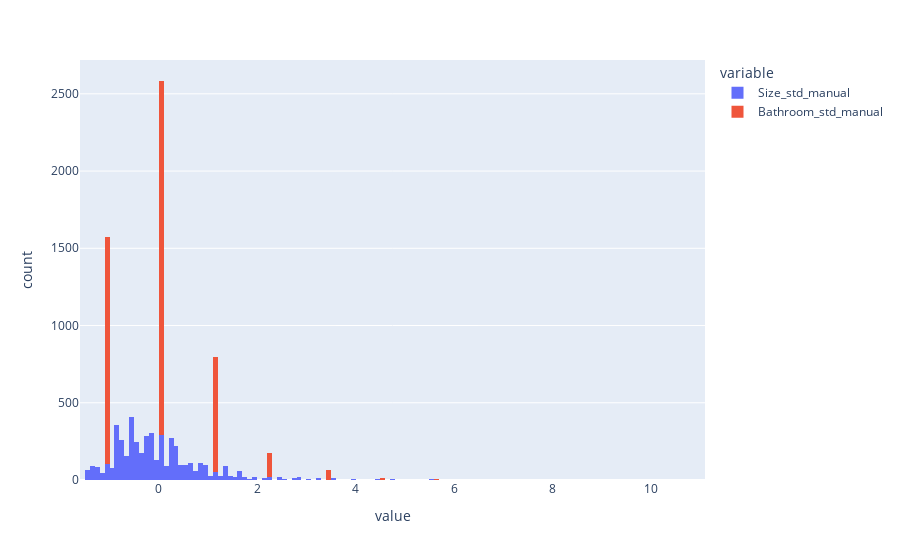

The cell this chart's notebook holds for it:
### Code cell
px.histogram(df, ["Size_std_manual", "Bathroom_std_manual"])

### Figure 1 — Plotly figure (JSON) as saved in the notebook; plotly's stock layout.template omitted (floating-point values rounded to 4 significant figures; data arrays with more than 128 entries replaced by an {"elided": "..."} marker saying what was removed)
{"data": [{"alignmentgroup": "True", "bingroup": "x", "hovertemplate": "variable=Size_std_manual<br>value=%{x}<br>count=%{y}<extra></extra>", "legendgroup": "Size_std_manual", "marker": {"color": "#636efa", "pattern": {"shape": ""}}, "name": "Size_std_manual", "offsetgroup": "Size_std_manual", "orientation": "v", "showlegend": true, "type": "histogram", "x": {"elided": "4746 float values"}, "xaxis": "x", "yaxis": "y"}, {"alignmentgroup": "True", "bingroup": "x", "hovertemplate": "variable=Bathroom_std_manual<br>value=%{x}<br>count=%{y}<extra></extra>", "legendgroup": "Bathroom_std_manual", "marker": {"color": "#EF553B", "pattern": {"shape": ""}}, "name": "Bathroom_std_manual", "offsetgroup": "Bathroom_std_manual", "orientation": "v", "showlegend": true, "type": "histogram", "x": {"elided": "4746 float values"}, "xaxis": "x", "yaxis": "y"}], "layout": {"barmode": "relative", "legend": {"title": {"text": "variable"}, "tracegroupgap": 0}, "margin": {"t": 60}, "xaxis": {"anchor": "y", "domain": [0, 1], "title": {"text": "value"}}, "yaxis": {"anchor": "x", "domain": [0, 1], "title": {"text": "count"}}}}
